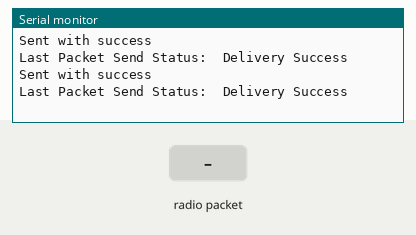
The sketch below on a simulated ESP32. Shown: the last lines printed to the serial monitor. Inputs (shaded band) come from the test bench.

Above: at 1.2 s.
1.3 s: radio packet "1" arrives
At 1.9 s:
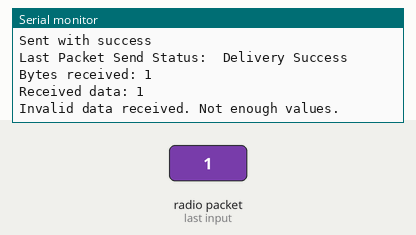
2.8 s: radio packet "0" arrives
At 2.98 s:
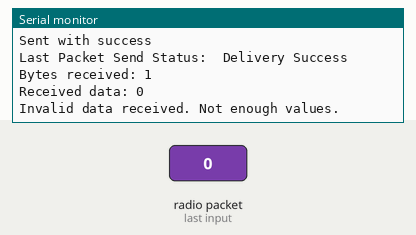
4.3 s: radio packet "2" arrives
At 4.9 s:
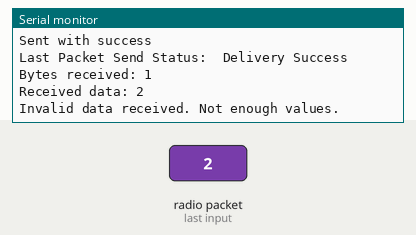

The sketch:

remote_ESP.ino
```cpp
#include <esp_now.h>
#include <WiFi.h>

// MAC Address of the receiver
uint8_t broadcastAddress[] = {0x48, 0x27, 0xE2, 0xE7, 0x1D, 0x74};


// Structure to hold outgoing data
typedef struct struct_message {
  char data[200];  // Adjust size as necessary
} struct_message;

struct_message outgoingData;  // Structure to store the message

// Variable to store incoming data
String incomingReadings;

// Callback when data is received
void OnDataRecv(const esp_now_recv_info_t *info, const uint8_t *incomingData, int len) {
  char incomingString[len + 1];
  memcpy(incomingString, incomingData, len);
  incomingString[len] = '\0';  // Null-terminate the received data

  incomingReadings = String(incomingString);  // Convert to String

  Serial.print("Bytes received: ");
  Serial.println(len);
  Serial.println("Received data: " + incomingReadings);

  // Parse the incoming data
  parseIncomingData(incomingReadings);
}

// Function to parse the incoming data
void parseIncomingData(String data) {
  int commaIndex = 0;
  String values[11];  // Array to store the parsed values (increased to 11 for ADC value)
  int i = 0;

  // Parse string by commas
  while ((commaIndex = data.indexOf(',')) != -1 && i < 10) {
    values[i] = data.substring(0, commaIndex);
    data = data.substring(commaIndex + 1);  // Update string to remove the parsed value
    i++;
  }
  values[i] = data;  // Store the last value

  // Ensure there are at least 11 values before proceeding
  if (i == 10) {
    // Now, values[0] to values[10] hold your parsed values
    Serial.println("Parsed Data:");
    Serial.println("Pitch: " + values[0]);
    Serial.println("Roll: " + values[1]);
    Serial.println("Yaw: " + values[2]);
    Serial.println("Latitude: " + values[3]);
    Serial.println("Longitude: " + values[4]);
    Serial.println("Satellite Count: " + values[5]);
    Serial.println("BPM: " + values[6]);
    Serial.println("Avg BPM: " + values[7]);
    Serial.println("Dog Mode: " + values[8]);
    Serial.println("Failsafe: " + values[9]);
    Serial.println("ADC Value: " + values[10]);
  } else {
    Serial.println("Invalid data received. Not enough values.");
  }
}

// Callback when data is sent
void OnDataSent(const uint8_t *mac_addr, esp_now_send_status_t status) {
  Serial.print("\r\nLast Packet Send Status:\t");
  Serial.println(status == ESP_NOW_SEND_SUCCESS ? "Delivery Success" : "Delivery Fail");
}

void setup() {
  // Init Serial Monitor
  Serial.begin(115200);

  // Set device as a Wi-Fi Station
  WiFi.mode(WIFI_STA);

  // Init ESP-NOW
  if (esp_now_init() != ESP_OK) {
    Serial.println("Error initializing ESP-NOW");
    return;
  }

  // Register for a callback function that will be called when data is received
  esp_now_register_recv_cb(OnDataRecv);

  // Register for a callback when data is sent
  esp_now_register_send_cb(OnDataSent);

  // Add peer
  esp_now_peer_info_t peerInfo;
  memcpy(peerInfo.peer_addr, broadcastAddress, 6);  // Copy the peer address
  peerInfo.channel = 0;  // Channel is default 0
  peerInfo.encrypt = false;  // No encryption

  // Add the peer
  if (esp_now_add_peer(&peerInfo) != ESP_OK) {
    Serial.println("Failed to add peer");
    return;
  }
}

void loop() {
  // Create the message to send
  String dataToSend = "1,20,30,21";  // Example data with ADC value
  dataToSend.toCharArray(outgoingData.data, 200);  // Convert the string to a character array and store in outgoingData

  // Send message via ESP-NOW
  esp_err_t result = esp_now_send(broadcastAddress, (uint8_t *) &outgoingData, sizeof(outgoingData));
  if (result == ESP_OK) {
    Serial.println("Sent with success");
  } else {
    Serial.println("Error sending the data");
  }
  delay(1000);  // Wait before sending again
}
```

Measured:
- after the input at 1.3 s, the serial monitor: prints a new line after 0.05 s (image 1)
- after the input at 2.8 s, the serial monitor: prints a new line after 0.05 s (image 2)
- after the input at 4.3 s, the serial monitor: prints a new line after 0.05 s (image 3)
